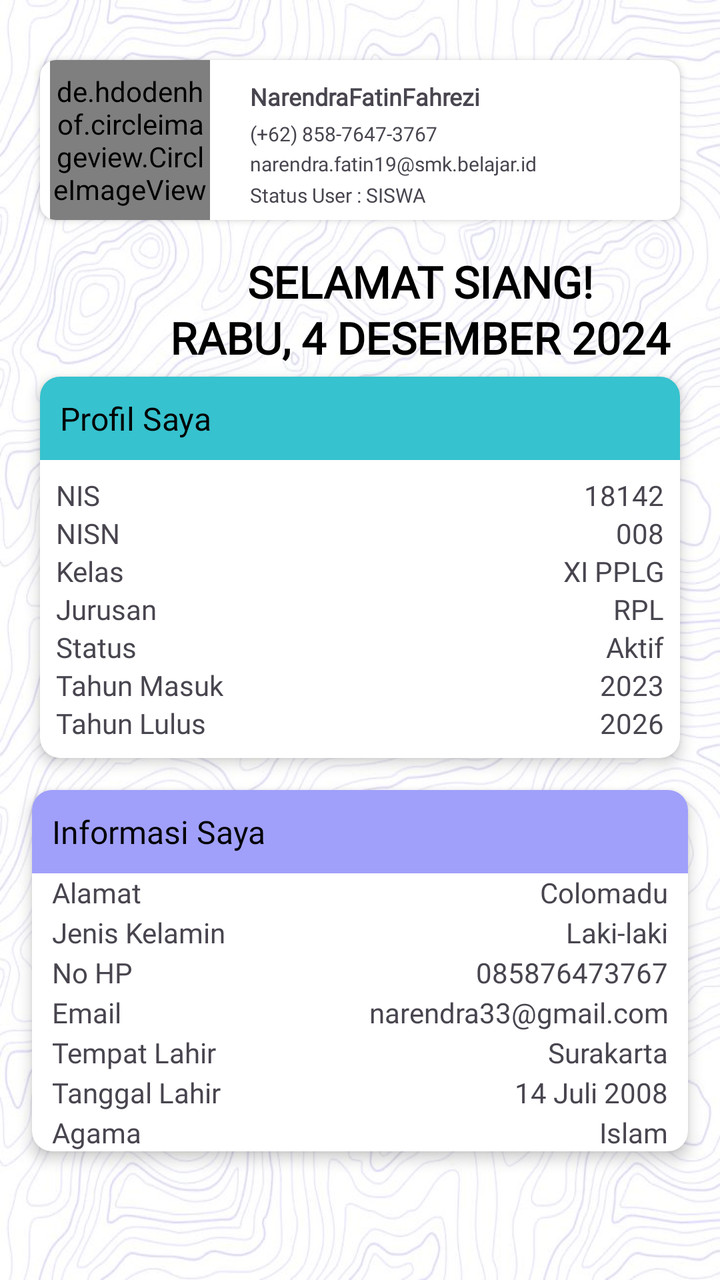
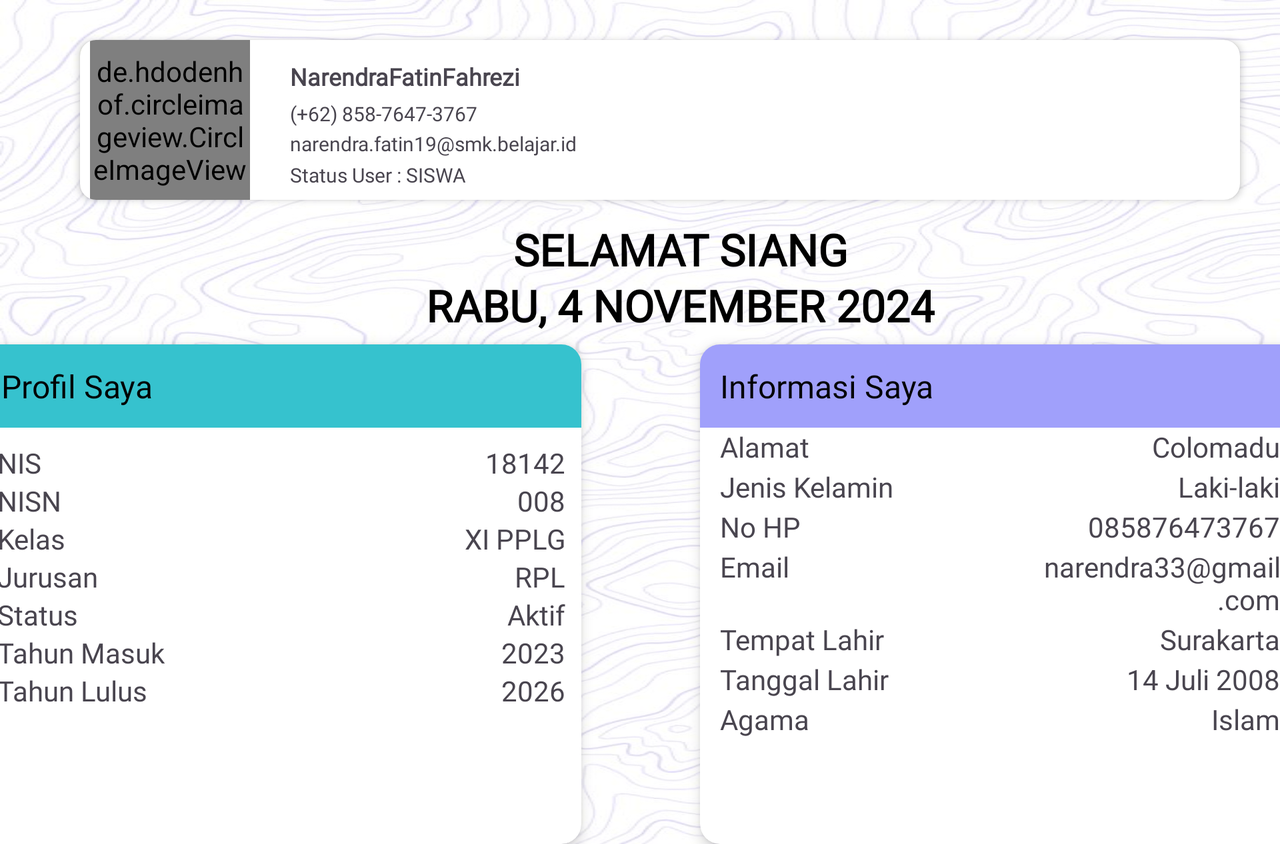

An Android layout and its configuration variant, each rendered on a device that would load it. The default file and the variant file are quoted in full after the pictures.
<!-- AndroidManifest.xml: application theme Theme.Belajar_mobileElnoah -->
<!-- res/layout/activity_constraint_layout.xml -->
<?xml version="1.0" encoding="utf-8"?>
<LinearLayout xmlns:android="http://schemas.android.com/apk/res/android"
    xmlns:app="http://schemas.android.com/apk/res-auto"
    xmlns:tools="http://schemas.android.com/tools"
    android:id="@+id/main"
    android:layout_width="match_parent"
    android:layout_height="match_parent"
    android:background="@drawable/backgroundkalku"
    android:orientation="vertical"
    tools:context=".ConstraintLayout">

    <include
        android:id="@+id/box"
        layout="@layout/cardprofile"
        android:layout_width="match_parent"
        android:layout_height="wrap_content"
        android:layout_marginStart="20dp"
        android:layout_marginTop="30dp"
        android:layout_marginEnd="20dp"
        app:layout_constraintEnd_toEndOf="parent"
        app:layout_constraintStart_toStartOf="parent"
        app:layout_constraintTop_toTopOf="parent" />

    <TextView
        android:id="@+id/tvsambutan1"
        android:layout_width="340dp"
        android:layout_height="wrap_content"
        android:layout_marginStart="40dp"
        android:layout_marginTop="16dp"
        android:fontFamily="@font/poppinsbold"
        android:gravity="center"
        android:textColor="@color/black"
        android:text="SELAMAT SIANG!\nRABU, 4 DESEMBER 2024"
        android:textAppearance="@style/TextAppearance.Material3.TitleLarge"
        android:textStyle="bold"
        app:layout_constraintStart_toStartOf="parent"
        app:layout_constraintTop_toBottomOf="@id/box" />


    <include
        android:id="@+id/box2"
        layout="@layout/profilsaya"
        android:layout_width="match_parent"
        android:layout_height="wrap_content"
        android:layout_marginStart="20dp"
        android:layout_marginTop="5dp"
        android:layout_marginEnd="20dp"
        app:layout_constraintEnd_toEndOf="parent"
        app:layout_constraintStart_toStartOf="parent"
        app:layout_constraintTop_toTopOf="parent" />

    <include layout="@layout/informasisaya">

    </include>


</LinearLayout>
<!-- res/layout/cardprofile.xml (included above) -->
<?xml version="1.0" encoding="utf-8"?>
<androidx.cardview.widget.CardView xmlns:android="http://schemas.android.com/apk/res/android"
    xmlns:app="http://schemas.android.com/apk/res-auto"
    android:layout_width="match_parent"
    android:layout_height="80dp"
    android:layout_marginStart="5dp"
    android:layout_marginEnd="5dp"
    android:layout_marginTop="3dp"
    android:layout_marginBottom="3dp"
    app:cardCornerRadius="8dp">

    <RelativeLayout
        android:layout_width="348dp"
        android:layout_height="match_parent">

        <de.hdodenhof.circleimageview.CircleImageView
            android:id="@+id/civfoto"
            android:layout_width="80dp"
            android:layout_height="80dp"
            android:layout_centerVertical="true"
            android:layout_marginStart="5dp"
            android:scaleType="centerCrop"
            android:src="@drawable/naren" />

        <TextView
            android:id="@+id/tvNama"
            android:layout_width="match_parent"
            android:layout_height="wrap_content"
            android:layout_marginStart="20dp"
            android:layout_marginTop="10dp"
            android:layout_toEndOf="@id/civfoto"
            android:fontFamily="@font/poppinsextrabold"
            android:text="NarendraFatinFahrezi"
            android:textSize="12sp"
            android:textStyle="bold" />

        <TextView
            android:id="@+id/tvPhoneNumber"
            android:layout_width="match_parent"
            android:layout_height="wrap_content"
            android:layout_marginStart="20dp"
            android:layout_marginTop="30dp"
            android:layout_toEndOf="@id/civfoto"
            android:fontFamily="@font/poppinsbold"
            android:text="(+62) 858-7647-3767"
            android:textSize="10sp"
            android:textStyle="normal" />

        <TextView
            android:id="@+id/tvEmail"
            android:layout_width="match_parent"
            android:layout_height="wrap_content"
            android:layout_marginStart="20dp"
            android:layout_marginTop="45dp"
            android:layout_toEndOf="@id/civfoto"
            android:fontFamily="@font/poppinsregular"
            android:text="narendra.fatin19@smk.belajar.id"
            android:textSize="10sp"
            android:textStyle="normal" />

        <TextView
            android:id="@+id/statususer"
            android:layout_width="match_parent"
            android:layout_height="wrap_content"
            android:layout_below="@id/tvEmail"
            android:layout_marginStart="20dp"
            android:layout_marginTop="2dp"
            android:layout_toEndOf="@id/civfoto"
            android:fontFamily="@font/poppinsbold"
            android:text="Status User : SISWA"
            android:textSize="10sp"
            android:textStyle="normal" />
    </RelativeLayout>
</androidx.cardview.widget.CardView>
<!-- res/layout/profilsaya.xml (included above) -->
<?xml version="1.0" encoding="utf-8"?>
<androidx.cardview.widget.CardView
    xmlns:android="http://schemas.android.com/apk/res/android"
    xmlns:app="http://schemas.android.com/apk/res-auto"
    android:layout_width="match_parent"
    android:layout_height="wrap_content"
    android:layout_margin="16dp"
    app:cardCornerRadius="10dp"
    app:cardElevation="4dp">

    <LinearLayout
        android:layout_width="match_parent"
        android:layout_height="wrap_content"
        android:orientation="vertical">

        <TextView
            android:layout_width="match_parent"
            android:layout_height="wrap_content"
            android:padding="10dp"
            android:background="#36C2CE"
            android:text="Profil Saya"
            android:fontFamily="@font/poppinsextrabold"
            android:textColor="@android:color/black"
            android:textSize="16sp"
            android:gravity="start"/>

        <LinearLayout
            android:layout_width="match_parent"
            android:layout_height="wrap_content"
            android:orientation="vertical"
            android:padding="8dp">

            <LinearLayout
                android:layout_width="match_parent"
                android:layout_height="wrap_content"
                android:orientation="horizontal"
                android:weightSum="2">

                <TextView
                    android:layout_width="0dp"
                    android:layout_height="wrap_content"
                    android:layout_weight="1"
                    android:fontFamily="@font/poppinsbold"
                    android:text="NIS"
                    android:textSize="14sp" />

                <TextView
                    android:layout_width="0dp"
                    android:layout_height="wrap_content"
                    android:layout_weight="1"
                    android:fontFamily="@font/poppinsregular"
                    android:gravity="end"
                    android:text="18142"
                    android:textSize="14sp" />

            </LinearLayout>


            <LinearLayout
                android:layout_width="match_parent"
                android:layout_height="wrap_content"
                android:orientation="horizontal"
                android:weightSum="2">

                <TextView
                    android:layout_width="0dp"
                    android:layout_height="wrap_content"
                    android:layout_weight="1"
                    android:fontFamily="@font/poppinsbold"
                    android:text="NISN"
                    android:textSize="14sp" />

                <TextView
                    android:layout_width="0dp"
                    android:layout_height="wrap_content"
                    android:layout_weight="1"
                    android:fontFamily="@font/poppinsregular"
                    android:gravity="end"
                    android:text="008"
                    android:textSize="14sp" />


            </LinearLayout>

            <LinearLayout
                android:layout_width="match_parent"
                android:layout_height="wrap_content"
                android:orientation="horizontal"
                android:weightSum="2">


                <TextView
                    android:layout_width="0dp"
                    android:layout_height="wrap_content"
                    android:layout_weight="1"
                    android:fontFamily="@font/poppinsbold"
                    android:text="Kelas"
                    android:textSize="14sp" />


                <TextView
                    android:layout_width="0dp"
                    android:layout_height="wrap_content"
                    android:layout_weight="1"
                    android:fontFamily="@font/poppinsregular"
                    android:gravity="end"
                    android:text="XI PPLG"
                    android:textSize="14sp" />


            </LinearLayout>

            <LinearLayout
                android:layout_width="match_parent"
                android:layout_height="wrap_content"
                android:orientation="horizontal"
                android:weightSum="2">


                <TextView
                    android:layout_width="0dp"
                    android:layout_height="wrap_content"
                    android:layout_weight="1"
                    android:fontFamily="@font/poppinsbold"
                    android:text="Jurusan"
                    android:textSize="14sp" />


                <TextView
                    android:layout_width="0dp"
                    android:layout_height="wrap_content"
                    android:layout_weight="1"
                    android:fontFamily="@font/poppinsregular"
                    android:gravity="end"
                    android:text="RPL"
                    android:textSize="14sp" />


            </LinearLayout>

            <LinearLayout
                android:layout_width="match_parent"
                android:layout_height="wrap_content"
                android:orientation="horizontal"
                android:weightSum="2">


                <TextView
                    android:layout_width="0dp"
                    android:layout_height="wrap_content"
                    android:layout_weight="1"
                    android:fontFamily="@font/poppinsbold"
                    android:text="Status"
                    android:textSize="14sp" />


                <TextView
                    android:layout_width="0dp"
                    android:layout_height="wrap_content"
                    android:layout_weight="1"
                    android:fontFamily="@font/poppinsregular"
                    android:gravity="end"
                    android:text="Aktif"
                    android:textSize="14sp" />


            </LinearLayout>

            <LinearLayout
                android:layout_width="match_parent"
                android:layout_height="wrap_content"
                android:orientation="horizontal"
                android:weightSum="2">


                <TextView
                    android:layout_width="0dp"
                    android:layout_height="wrap_content"
                    android:layout_weight="1"
                    android:fontFamily="@font/poppinsbold"
                    android:text="Tahun Masuk"
                    android:textSize="14sp" />


                <TextView
                    android:layout_width="0dp"
                    android:layout_height="wrap_content"
                    android:layout_weight="1"
                    android:fontFamily="@font/poppinsregular"
                    android:gravity="end"
                    android:text="2023"
                    android:textSize="14sp" />


            </LinearLayout>

            <LinearLayout
                android:layout_width="match_parent"
                android:layout_height="wrap_content"
                android:orientation="horizontal"
                android:weightSum="2">


                <TextView
                    android:layout_width="0dp"
                    android:layout_height="wrap_content"
                    android:layout_weight="1"
                    android:fontFamily="@font/poppinsbold"
                    android:text="Tahun Lulus"
                    android:textSize="14sp" />


                <TextView
                    android:layout_width="0dp"
                    android:layout_height="wrap_content"
                    android:layout_weight="1"
                    android:gravity="end"
                    android:text="2026"
                    android:textSize="14sp" />


            </LinearLayout>
        </LinearLayout>
    </LinearLayout>

</androidx.cardview.widget.CardView>
<!-- res/layout/informasisaya.xml (included above) -->
<?xml version="1.0" encoding="utf-8"?>
<androidx.cardview.widget.CardView
    xmlns:android="http://schemas.android.com/apk/res/android"
    xmlns:app="http://schemas.android.com/apk/res-auto"
    android:layout_width="match_parent"
    android:layout_height="wrap_content"
    android:layout_margin="16dp"
    app:cardCornerRadius="10dp"
    app:cardElevation="4dp">

    <LinearLayout
        android:layout_width="match_parent"
        android:layout_height="wrap_content"
        android:orientation="vertical">

        <TextView
            android:layout_width="match_parent"
            android:layout_height="wrap_content"
            android:padding="10dp"
            android:background="#A0A0FB"
            android:text="Informasi Saya"
            android:fontFamily="@font/poppinsextrabold"
            android:textColor="@android:color/black"
            android:textSize="16sp"
            android:gravity="start"/>

        <LinearLayout
            android:layout_width="match_parent"
            android:layout_height="wrap_content"
            android:orientation="vertical"
            android:paddingStart="10dp"
            android:paddingEnd="10dp">

            <LinearLayout
                android:layout_width="match_parent"
                android:layout_height="wrap_content"
                android:orientation="horizontal"
                android:weightSum="2">


                <TextView
                    android:layout_width="0dp"
                    android:layout_height="wrap_content"
                    android:layout_weight="1"
                    android:fontFamily="@font/poppinsbold"
                    android:text="Alamat"
                    android:textSize="14sp" />


                <TextView
                    android:layout_width="0dp"
                    android:layout_height="wrap_content"
                    android:layout_weight="1"
                    android:gravity="end"
                    android:text="Colomadu"
                    android:textSize="14sp" />

            </LinearLayout>

            <LinearLayout
                android:layout_width="match_parent"
                android:layout_height="wrap_content"
                android:orientation="horizontal"
                android:paddingTop="1dp"
                android:weightSum="2">

                <TextView
                    android:layout_width="0dp"
                    android:layout_height="wrap_content"
                    android:layout_weight="1"
                    android:fontFamily="@font/poppinsbold"
                    android:text="Jenis Kelamin "
                    android:textSize="14sp" />

                <TextView
                    android:layout_width="0dp"
                    android:layout_height="wrap_content"
                    android:layout_weight="1"
                    android:gravity="end"
                    android:text="Laki-laki"
                    android:textSize="14sp" />


            </LinearLayout>

            <LinearLayout
                android:layout_width="match_parent"
                android:layout_height="wrap_content"
                android:orientation="horizontal"
                android:paddingTop="1dp"
                android:weightSum="2">


                <TextView
                    android:layout_width="0dp"
                    android:layout_height="wrap_content"
                    android:layout_weight="1"
                    android:fontFamily="@font/poppinsbold"
                    android:text="No HP"
                    android:textSize="14sp" />


                <TextView
                    android:layout_width="0dp"
                    android:layout_height="wrap_content"
                    android:layout_weight="1"
                    android:gravity="end"
                    android:text="085876473767"
                    android:textSize="14sp" />


            </LinearLayout>

            <LinearLayout
                android:layout_width="match_parent"
                android:layout_height="wrap_content"
                android:orientation="horizontal"
                android:paddingTop="1dp"
                android:weightSum="2">


                <TextView
                    android:layout_width="0dp"
                    android:layout_height="wrap_content"
                    android:layout_weight="1"
                    android:fontFamily="@font/poppinsbold"
                    android:text="Email"
                    android:textSize="14sp" />


                <TextView
                    android:layout_width="0dp"
                    android:layout_height="wrap_content"
                    android:layout_weight="1"
                    android:fontFamily="@font/poppinsregular"
                    android:gravity="end"
                    android:text="narendra33@gmail.com"
                    android:textSize="14sp" />


            </LinearLayout>

            <LinearLayout
                android:layout_width="match_parent"
                android:layout_height="wrap_content"
                android:orientation="horizontal"
                android:paddingTop="1dp"
                android:weightSum="2">


                <TextView
                    android:layout_width="0dp"
                    android:layout_height="wrap_content"
                    android:layout_weight="1"
                    android:fontFamily="@font/poppinsbold"
                    android:text="Tempat Lahir"
                    android:textSize="14sp" />


                <TextView
                    android:layout_width="0dp"
                    android:layout_height="wrap_content"
                    android:layout_weight="1"
                    android:fontFamily="@font/poppinsregular"
                    android:gravity="end"
                    android:text="Surakarta"
                    android:textSize="14sp" />


            </LinearLayout>

            <LinearLayout
                android:layout_width="match_parent"
                android:layout_height="wrap_content"
                android:orientation="horizontal"
                android:paddingTop="1dp"
                android:weightSum="2">


                <TextView
                    android:layout_width="0dp"
                    android:layout_height="wrap_content"
                    android:layout_weight="1"
                    android:fontFamily="@font/poppinsbold"
                    android:text="Tanggal Lahir"
                    android:textSize="14sp" />


                <TextView
                    android:layout_width="0dp"
                    android:layout_height="wrap_content"
                    android:layout_weight="1"
                    android:gravity="end"
                    android:text="14 Juli 2008"
                    android:textSize="14sp" />


            </LinearLayout>

            <LinearLayout
                android:layout_width="match_parent"
                android:layout_height="wrap_content"
                android:orientation="horizontal"
                android:paddingTop="1dp"
                android:weightSum="2">


                <TextView
                    android:layout_width="0dp"
                    android:layout_height="wrap_content"
                    android:layout_weight="1"
                    android:fontFamily="@font/poppinsbold"
                    android:text="Agama"
                    android:textSize="14sp" />


                <TextView
                    android:layout_width="0dp"
                    android:layout_height="wrap_content"
                    android:layout_weight="1"
                    android:fontFamily="@font/poppinsregular"
                    android:gravity="end"
                    android:text="Islam"
                    android:textSize="14sp" />


            </LinearLayout>
        </LinearLayout>

    </LinearLayout>

</androidx.cardview.widget.CardView>
<!-- resources referenced by this layout -->
<resources>
  <!-- drawable backgroundkalku: jpg bitmap (drawable, 104274 bytes) -->
  <!-- drawable naren: jpeg bitmap (drawable, 419996 bytes) -->
  <style name="Theme.Belajar_mobileElnoah" parent="Base.Theme.Belajar_mobileElnoah" />
  <style name="Base.Theme.Belajar_mobileElnoah" parent="Theme.Material3.DayNight.NoActionBar">
          
          
      </style>
</resources>
<!-- res/layout-land/activity_constraint_layout.xml (the repository's variant of the layout above) -->
<!-- drawn on the phone turned sideways -->
<?xml version="1.0" encoding="utf-8"?>
<ScrollView xmlns:android="http://schemas.android.com/apk/res/android"
    xmlns:app="http://schemas.android.com/apk/res-auto"
    xmlns:tools="http://schemas.android.com/tools"
    android:layout_width="match_parent"
    android:layout_height="match_parent">

    <androidx.constraintlayout.widget.ConstraintLayout
        android:id="@+id/main"
        android:layout_width="match_parent"
        android:layout_height="wrap_content"
        android:background="@drawable/backgroundkalku"
        tools:context=".ConstraintActivity2">

        <include
            android:id="@+id/box"
            layout="@layout/cardprofile"
            android:layout_width="match_parent"
            android:layout_height="wrap_content"
            android:layout_marginStart="40dp"
            android:layout_marginTop="20dp"
            android:layout_marginEnd="20dp"
            app:layout_constraintEnd_toEndOf="parent"
            app:layout_constraintStart_toStartOf="parent"
            app:layout_constraintTop_toTopOf="parent" />

        <TextView
            android:id="@+id/tvsambutan1"
            android:layout_width="wrap_content"
            android:layout_height="wrap_content"
            android:layout_marginStart="40dp"
            android:layout_marginTop="10dp"
            android:fontFamily="@font/poppinsbold"
            android:text="SELAMAT SIANG\nRABU, 4 NOVEMBER 2024"
            android:textAlignment="center"
            android:textAppearance="@style/TextAppearance.Material3.TitleLarge"
            android:textColor="@color/black"
            android:textStyle="bold"
            app:layout_constraintEnd_toEndOf="parent"
            app:layout_constraintStart_toStartOf="parent"
            app:layout_constraintTop_toBottomOf="@id/box" />

        <include
            android:id="@+id/box2"
            layout="@layout/profilsaya"
            android:layout_width="300dp"
            android:layout_height="250dp"
            android:layout_marginStart="-360dp"
            android:layout_marginTop="5dp"
            app:layout_constraintEnd_toEndOf="parent"
            app:layout_constraintStart_toStartOf="parent"
            app:layout_constraintTop_toBottomOf="@+id/tvsambutan1" />

        <include
            android:id="@+id/box3"
            layout="@layout/informasisaya"
            android:layout_width="300dp"
            android:layout_height="250dp"
            android:layout_marginTop="5dp"
            android:layout_marginEnd="-360dp"
            app:layout_constraintEnd_toEndOf="parent"
            app:layout_constraintLeft_toRightOf="@+id/box2"
            app:layout_constraintStart_toStartOf="parent"
            app:layout_constraintTop_toBottomOf="@+id/tvsambutan1" />


    </androidx.constraintlayout.widget.ConstraintLayout>
</ScrollView>
